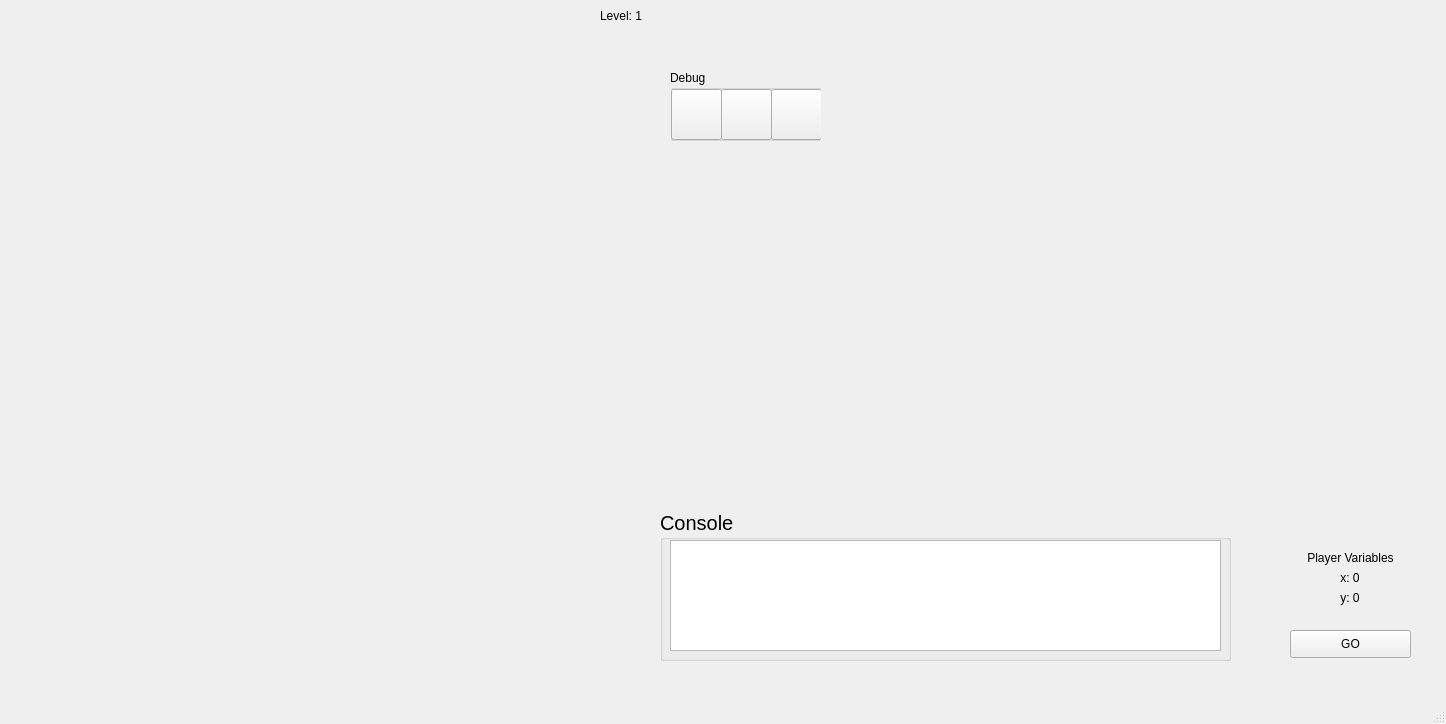
<?xml version="1.0" encoding="UTF-8"?>
<ui version="4.0">
 <class>MainWindow</class>
 <widget class="QMainWindow" name="MainWindow">
  <property name="geometry">
   <rect>
    <x>0</x>
    <y>0</y>
    <width>1446</width>
    <height>724</height>
   </rect>
  </property>
  <property name="windowTitle">
   <string>MainWindow</string>
  </property>
  <widget class="QWidget" name="centralwidget">
   <widget class="QLabel" name="playerLabel">
    <property name="geometry">
     <rect>
      <x>10</x>
      <y>10</y>
      <width>64</width>
      <height>96</height>
     </rect>
    </property>
    <property name="frameShape">
     <enum>QFrame::NoFrame</enum>
    </property>
    <property name="text">
     <string/>
    </property>
    <property name="pixmap">
     <pixmap resource="images.qrc">:/player_simple.png</pixmap>
    </property>
    <property name="scaledContents">
     <bool>true</bool>
    </property>
   </widget>
   <widget class="QPushButton" name="goButton">
    <property name="geometry">
     <rect>
      <x>1290</x>
      <y>630</y>
      <width>121</width>
      <height>28</height>
     </rect>
    </property>
    <property name="text">
     <string>GO</string>
    </property>
   </widget>
   <widget class="QLabel" name="playField">
    <property name="geometry">
     <rect>
      <x>10</x>
      <y>42</y>
      <width>640</width>
      <height>640</height>
     </rect>
    </property>
    <property name="frameShape">
     <enum>QFrame::NoFrame</enum>
    </property>
    <property name="text">
     <string/>
    </property>
    <property name="pixmap">
     <pixmap resource="images.qrc">:/grid_simple.png</pixmap>
    </property>
    <property name="scaledContents">
     <bool>true</bool>
    </property>
   </widget>
   <widget class="QLabel" name="variablesLabel">
    <property name="geometry">
     <rect>
      <x>1290</x>
      <y>550</y>
      <width>121</width>
      <height>16</height>
     </rect>
    </property>
    <property name="text">
     <string>Player Variables</string>
    </property>
    <property name="alignment">
     <set>Qt::AlignCenter</set>
    </property>
   </widget>
   <widget class="QLabel" name="xLabel">
    <property name="geometry">
     <rect>
      <x>1320</x>
      <y>570</y>
      <width>60</width>
      <height>16</height>
     </rect>
    </property>
    <property name="text">
     <string>x: 0</string>
    </property>
    <property name="alignment">
     <set>Qt::AlignCenter</set>
    </property>
   </widget>
   <widget class="QLabel" name="yLabel">
    <property name="geometry">
     <rect>
      <x>1320</x>
      <y>590</y>
      <width>60</width>
      <height>16</height>
     </rect>
    </property>
    <property name="text">
     <string>y: 0</string>
    </property>
    <property name="alignment">
     <set>Qt::AlignCenter</set>
    </property>
   </widget>
   <widget class="QWidget" name="verticalLayoutWidget">
    <property name="geometry">
     <rect>
      <x>670</x>
      <y>150</y>
      <width>741</width>
      <height>361</height>
     </rect>
    </property>
    <layout class="QVBoxLayout" name="codeEditlLayout"/>
   </widget>
   <widget class="QGroupBox" name="groupBox">
    <property name="geometry">
     <rect>
      <x>670</x>
      <y>70</y>
      <width>151</width>
      <height>71</height>
     </rect>
    </property>
    <property name="title">
     <string>Debug</string>
    </property>
    <widget class="QPushButton" name="debugButton">
     <property name="geometry">
      <rect>
       <x>1</x>
       <y>19</y>
       <width>51</width>
       <height>51</height>
      </rect>
     </property>
     <property name="text">
      <string/>
     </property>
    </widget>
    <widget class="QPushButton" name="debugRightButton">
     <property name="geometry">
      <rect>
       <x>51</x>
       <y>19</y>
       <width>51</width>
       <height>51</height>
      </rect>
     </property>
     <property name="text">
      <string/>
     </property>
    </widget>
    <widget class="QPushButton" name="debugStopButton">
     <property name="geometry">
      <rect>
       <x>101</x>
       <y>19</y>
       <width>51</width>
       <height>51</height>
      </rect>
     </property>
     <property name="text">
      <string/>
     </property>
    </widget>
   </widget>
   <widget class="QGroupBox" name="groupBox_2">
    <property name="geometry">
     <rect>
      <x>660</x>
      <y>510</y>
      <width>571</width>
      <height>151</height>
     </rect>
    </property>
    <property name="font">
     <font>
      <pointsize>15</pointsize>
     </font>
    </property>
    <property name="title">
     <string>Console</string>
    </property>
    <widget class="QTextEdit" name="console">
     <property name="geometry">
      <rect>
       <x>10</x>
       <y>30</y>
       <width>551</width>
       <height>111</height>
      </rect>
     </property>
     <property name="font">
      <font>
       <family>Courier</family>
       <pointsize>14</pointsize>
      </font>
     </property>
    </widget>
   </widget>
   <widget class="QLabel" name="spikesLabel">
    <property name="geometry">
     <rect>
      <x>74</x>
      <y>72</y>
      <width>64</width>
      <height>96</height>
     </rect>
    </property>
    <property name="frameShape">
     <enum>QFrame::NoFrame</enum>
    </property>
    <property name="text">
     <string/>
    </property>
    <property name="pixmap">
     <pixmap resource="images.qrc">:/spikes_simple.png</pixmap>
    </property>
    <property name="scaledContents">
     <bool>true</bool>
    </property>
   </widget>
   <widget class="QLabel" name="spikesLabel_2">
    <property name="geometry">
     <rect>
      <x>138</x>
      <y>72</y>
      <width>64</width>
      <height>96</height>
     </rect>
    </property>
    <property name="frameShape">
     <enum>QFrame::NoFrame</enum>
    </property>
    <property name="text">
     <string/>
    </property>
    <property name="pixmap">
     <pixmap resource="images.qrc">:/spikes_simple.png</pixmap>
    </property>
    <property name="scaledContents">
     <bool>true</bool>
    </property>
   </widget>
   <widget class="QLabel" name="spikesLabel_3">
    <property name="geometry">
     <rect>
      <x>74</x>
      <y>138</y>
      <width>64</width>
      <height>96</height>
     </rect>
    </property>
    <property name="frameShape">
     <enum>QFrame::NoFrame</enum>
    </property>
    <property name="text">
     <string/>
    </property>
    <property name="pixmap">
     <pixmap resource="images.qrc">:/spikes_simple.png</pixmap>
    </property>
    <property name="scaledContents">
     <bool>true</bool>
    </property>
   </widget>
   <widget class="QLabel" name="playerTopLabel">
    <property name="geometry">
     <rect>
      <x>10</x>
      <y>10</y>
      <width>64</width>
      <height>32</height>
     </rect>
    </property>
    <property name="frameShape">
     <enum>QFrame::NoFrame</enum>
    </property>
    <property name="text">
     <string/>
    </property>
    <property name="pixmap">
     <pixmap resource="images.qrc">:/player_simple_top.png</pixmap>
    </property>
    <property name="scaledContents">
     <bool>true</bool>
    </property>
   </widget>
   <widget class="QLabel" name="lavaLabel">
    <property name="geometry">
     <rect>
      <x>330</x>
      <y>106</y>
      <width>64</width>
      <height>64</height>
     </rect>
    </property>
    <property name="frameShape">
     <enum>QFrame::NoFrame</enum>
    </property>
    <property name="text">
     <string/>
    </property>
    <property name="pixmap">
     <pixmap resource="images.qrc">:/lava_simple.png</pixmap>
    </property>
    <property name="scaledContents">
     <bool>true</bool>
    </property>
   </widget>
   <widget class="QLabel" name="levelLabel">
    <property name="geometry">
     <rect>
      <x>600</x>
      <y>0</y>
      <width>71</width>
      <height>31</height>
     </rect>
    </property>
    <property name="text">
     <string>Level: 1</string>
    </property>
   </widget>
   <widget class="QLabel" name="keyLabel">
    <property name="geometry">
     <rect>
      <x>138</x>
      <y>522</y>
      <width>64</width>
      <height>96</height>
     </rect>
    </property>
    <property name="frameShape">
     <enum>QFrame::NoFrame</enum>
    </property>
    <property name="text">
     <string/>
    </property>
    <property name="pixmap">
     <pixmap resource="images.qrc">:/key_simple.png</pixmap>
    </property>
    <property name="scaledContents">
     <bool>true</bool>
    </property>
   </widget>
   <widget class="QLabel" name="lockLabel">
    <property name="geometry">
     <rect>
      <x>522</x>
      <y>394</y>
      <width>64</width>
      <height>96</height>
     </rect>
    </property>
    <property name="frameShape">
     <enum>QFrame::NoFrame</enum>
    </property>
    <property name="text">
     <string/>
    </property>
    <property name="pixmap">
     <pixmap resource="images.qrc">:/lock_simple.png</pixmap>
    </property>
    <property name="scaledContents">
     <bool>true</bool>
    </property>
   </widget>
   <zorder>playField</zorder>
   <zorder>playerLabel</zorder>
   <zorder>keyLabel</zorder>
   <zorder>lockLabel</zorder>
   <zorder>lavaLabel</zorder>
   <zorder>goButton</zorder>
   <zorder>variablesLabel</zorder>
   <zorder>xLabel</zorder>
   <zorder>yLabel</zorder>
   <zorder>verticalLayoutWidget</zorder>
   <zorder>groupBox</zorder>
   <zorder>groupBox_2</zorder>
   <zorder>spikesLabel</zorder>
   <zorder>spikesLabel_2</zorder>
   <zorder>spikesLabel_3</zorder>
   <zorder>playerTopLabel</zorder>
   <zorder>levelLabel</zorder>
  </widget>
  <widget class="QMenuBar" name="menubar">
   <property name="geometry">
    <rect>
     <x>0</x>
     <y>0</y>
     <width>1446</width>
     <height>22</height>
    </rect>
   </property>
  </widget>
  <widget class="QStatusBar" name="statusbar"/>
 </widget>
 <resources>
  <include location="images.qrc"/>
 </resources>
 <connections/>
</ui>
